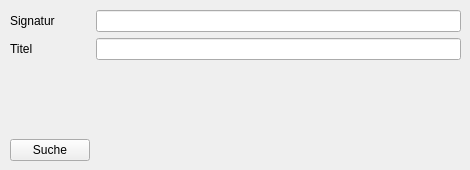
                <widget class="QWidget" name="tab_4">
                 <attribute name="title">
                  <string>Suchen</string>
                 </attribute>
                 <widget class="QWidget" name="formLayoutWidget">
                  <property name="geometry">
                   <rect>
                    <x>10</x>
                    <y>10</y>
                    <width>451</width>
                    <height>151</height>
                   </rect>
                  </property>
                  <layout class="QFormLayout" name="formLayout_6">
                   <item row="0" column="0">
                    <widget class="QLabel" name="label_25">
                     <property name="text">
                      <string>Signatur</string>
                     </property>
                    </widget>
                   </item>
                   <item row="3" column="0">
                    <widget class="QPushButton" name="book_search">
                     <property name="text">
                      <string>Suche</string>
                     </property>
                    </widget>
                   </item>
                   <item row="0" column="1">
                    <widget class="QLineEdit" name="seach_by_signature">
                     <property name="clearButtonEnabled">
                      <bool>true</bool>
                     </property>
                    </widget>
                   </item>
                   <item row="1" column="0">
                    <widget class="QLabel" name="label_26">
                     <property name="text">
                      <string>Titel</string>
                     </property>
                    </widget>
                   </item>
                   <item row="1" column="1">
                    <widget class="QLineEdit" name="search_by_title">
                     <property name="clearButtonEnabled">
                      <bool>true</bool>
                     </property>
                    </widget>
                   </item>
                   <item row="2" column="0">
                    <spacer name="verticalSpacer_4">
                     <property name="orientation">
                      <enum>Qt::Vertical</enum>
                     </property>
                     <property name="sizeHint" stdset="0">
                      <size>
                       <width>20</width>
                       <height>40</height>
                      </size>
                     </property>
                    </spacer>
                   </item>
                  </layout>
                 </widget>
                </widget>
